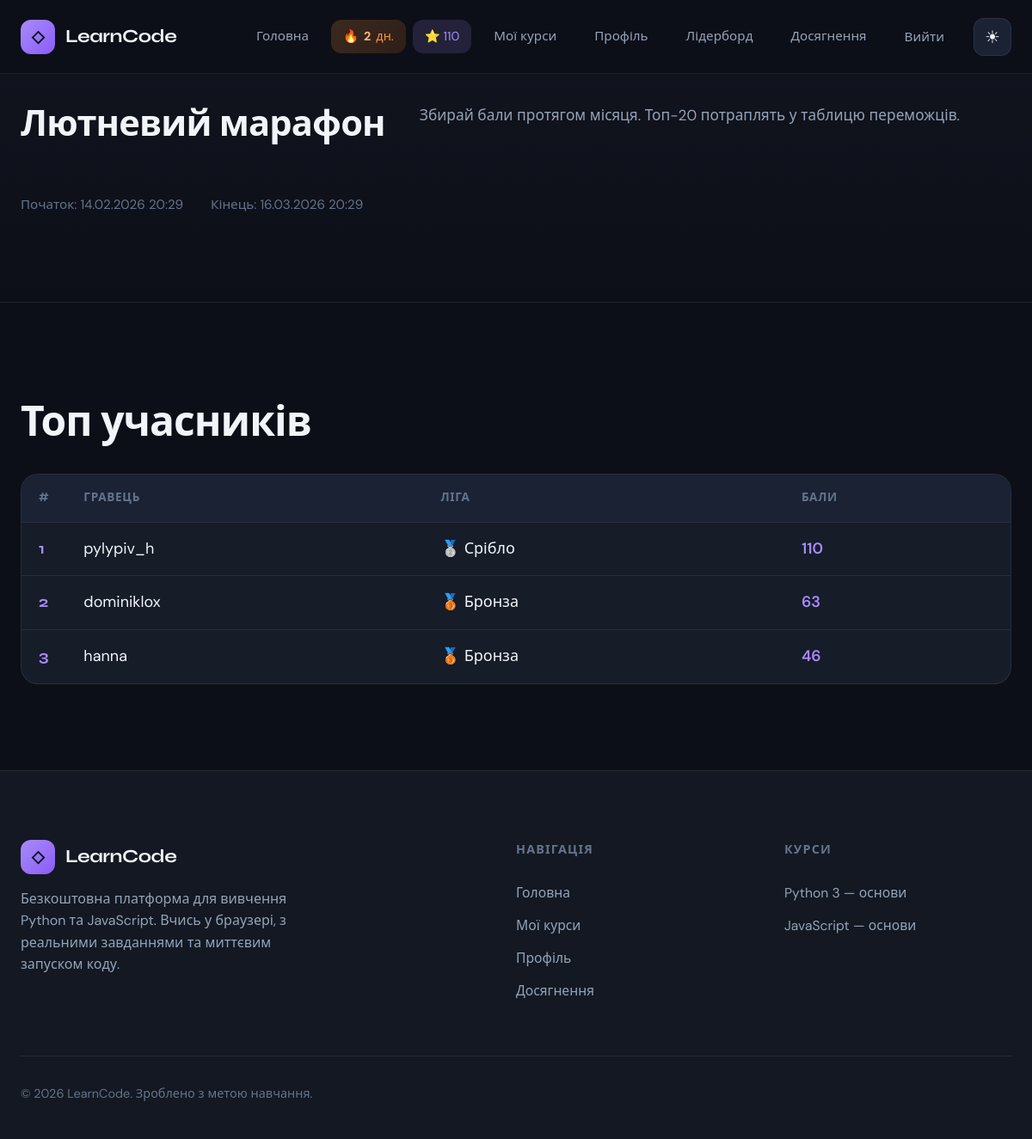
The page /competition/feb-marathon/ (signed in) on the database its author committed.
### courses/models.py (models this page shows, shortened)
class Competition(models.Model):
    name = models.CharField('Назва', max_length=200)
    slug = models.SlugField(unique=True)
    description = models.TextField('Опис', blank=True)
    start_at = models.DateTimeField('Початок')
    end_at = models.DateTimeField('Кінець')
    is_active = models.BooleanField('Активне', default=True)
    created_at = models.DateTimeField(auto_now_add=True)
    class Meta:
        verbose_name = 'Змагання'
        verbose_name_plural = 'Змагання'

class GameProfile(models.Model):
    session_key = models.CharField('Сесія', max_length=40, unique=True, null=True, blank=True)
    user = models.OneToOneField(
        User, on_delete=models.CASCADE, null=True, blank=True, related_name='game_profile'
    )
    avatar = models.ImageField('Фото', upload_to=avatar_upload_to, null=True, blank=True)
    points = models.PositiveIntegerField('Бали', default=0)
    streak_days = models.PositiveIntegerField('Вогник (дні поспіль)', default=0)
    last_activity_date = models.DateField('Остання активність', null=True, blank=True)
    league = models.ForeignKey(
        League, on_delete=models.SET_NULL, null=True, blank=True, related_name='profiles'
    )
    created_at = models.DateTimeField(auto_now_add=True)
    updated_at = models.DateTimeField(auto_now=True)
    class Meta:
        verbose_name = 'Ігровий профіль'
        verbose_name_plural = 'Ігрові профілі'

class League(models.Model):
    name = models.CharField('Назва', max_length=100)
    slug = models.SlugField(unique=True)
    min_points = models.PositiveIntegerField('Мін. балів', default=0)
    icon = models.CharField('Іконка', max_length=20, default='🥉')
    color = models.CharField('Колір', max_length=7, default='#cd7f32')
    order = models.PositiveIntegerField('Порядок', default=0)
    class Meta:
        ordering = ['order', 'min_points']
        verbose_name = 'Ліга'
        verbose_name_plural = 'Ліги'

class Course(models.Model):
    LANG_CHOICES = [
        ('python', 'Python'),
        ('javascript', 'JavaScript'),
    ]
    title = models.CharField('Назва', max_length=200)
    slug = models.SlugField(unique=True)
    language = models.CharField('Мова', max_length=20, choices=LANG_CHOICES)
    short_description = models.CharField('Короткий опис', max_length=300)
    description = models.TextField('Опис')
    duration_hours = models.PositiveIntegerField('Тривалість (год)', default=24)
    level = models.CharField('Рівень', max_length=50, default='Початковий')
    order = models.PositiveIntegerField('Порядок', default=0)
    icon = models.CharField('Іконка/емодзі', max_length=10, default='🐍')
    color = models.CharField('Колір (hex)', max_length=7, default='#3776ab')  # Python blue / JS yellow
    is_published = models.BooleanField('Опубліковано', default=True)
    created_at = models.DateTimeField(auto_now_add=True)
    class Meta:
        ordering = ['order', 'title']
        verbose_name = 'Курс'
        verbose_name_plural = 'Курси'

### courses/views.py (the view)
# urls.py: path('competition/<slug:slug>/', views.competition_detail, name='competition_detail'),
@login_required
def competition_detail(request, slug):
    comp = get_object_or_404(Competition, slug=slug)
    top = get_leaderboard(30)  # у межах змагання можна фільтрувати по даті; для простоти — глобальний топ
    return render(request, 'courses/competition_detail.html', {'competition': comp, 'leaderboard': top})

### courses/context_processors.py (called while the page is built)
def courses_list(request):
    return {
        'courses_list': Course.objects.filter(is_published=True).order_by('order')[:5],
    }

def user_profile(request):
    if not request.user.is_authenticated:
        return {'user_streak': 0, 'user_points': 0}
    try:
        profile = GameProfile.objects.get(user=request.user)
        return {'user_streak': profile.streak_days, 'user_points': profile.points}
    except GameProfile.DoesNotExist:
        return {'user_streak': 0, 'user_points': 0}

### courses/services.py (called while the page is built)
def get_leaderboard(limit=20):
    return (
        GameProfile.objects.filter(points__gt=0)
        .select_related('league')
        .order_by('-points')[:limit]
    )

### templates/courses/competition_detail.html (shortened to what this page needs)
{% extends 'base.html' %}
{% block content %}
<section class="page-hero">
  <div class="container">
    <h1>{{ competition.name }}</h1>
    <p class="page-hero-desc">{{ competition.description|default:"" }}</p>
    <div class="page-hero-stats">
      <span>Початок: {{ competition.start_at|date:"d.m.Y H:i" }}</span>
      <span>Кінець: {{ competition.end_at|date:"d.m.Y H:i" }}</span>
    </div>
  </div>
</section>
<section class="section">
  <div class="container">
    <h2 class="section-title">Топ учасників</h2>
    <div class="leaderboard-table reveal">
      <table>
        <thead>
          <tr>
            <th>#</th>
            <th>Гравець</th>
            <th>Ліга</th>
            <th>Бали</th>
          </tr>
        </thead>
        <tbody>
          {% for p in leaderboard %}
          <tr>
            <td class="rank">{{ forloop.counter }}</td>
            <td>{% if p.user %}{{ p.user.username }}{% else %}Учень #{{ p.session_key|slice:":8" }}{% endif %}</td>
            <td>{% if p.league %}{{ p.league.icon }} {{ p.league.name }}{% else %}—{% endif %}</td>
            <td class="points">{{ p.points }}</td>
          </tr>
          {% empty %}
          <tr><td colspan="4">Поки немає учасників.</td></tr>
          {% endfor %}
        </tbody>
      </table>
    </div>
  </div>
</section>
{% endblock %}

### templates/base.html (shortened to what this page needs)
{% load static %}
<!DOCTYPE html>
<html lang="uk" data-theme="dark">
<head>
  <link rel="stylesheet" href="{% static 'css/main.css' %}">
</head>
<body>
  <header class="site-header" id="site-header">
    <div class="container header-inner">
      <a href="{% url 'home' %}" class="logo">
        <span class="logo-icon">◇</span>
        <span class="logo-text">LearnCode</span>
      </a>
      <nav class="nav" id="nav">
        <a href="{% url 'home' %}">Головна</a>
        {% if user.is_authenticated %}
        <span class="header-streak" title="Вогник: дні навчання поспіль">🔥 <strong>{{ user_streak }}</strong> дн.</span>
        <span class="header-points" title="Нараховані бали">⭐ {{ user_points }}</span>
        <a href="{% url 'course_list' %}">Мої курси</a>
        <a href="{% url 'dashboard' %}">Профіль</a>
        <a href="{% url 'leaderboard' %}">Лідерборд</a>
        <a href="{% url 'achievements_list' %}">Досягнення</a>
        <form method="post" action="{% url 'logout' %}" class="nav-logout-form">
          <button type="submit" class="nav-logout-btn">Вийти</button>
        </form>
        {% else %}
        <a href="{% url 'login' %}">Увійти</a>
        <a href="{% url 'register' %}">Реєстрація</a>
        {% endif %}
        <button type="button" class="theme-toggle" id="theme-toggle" aria-label="Світлий режим">
          <span class="theme-icon theme-icon-sun" aria-hidden="true">☀</span>
        </button>
      </nav>
    </div>
  </header>
  <main class="main-content">
    {% block content %}{% endblock %}
  </main>
  <footer class="site-footer">
    <div class="container">
      <div class="footer-grid">
        <div class="footer-brand">
          <a href="{% url 'home' %}" class="logo">
            <span class="logo-icon">◇</span>
            <span class="logo-text">LearnCode</span>
          </a>
          <p>Безкоштовна платформа для вивчення Python та JavaScript. Вчись у браузері, з реальними завданнями та миттєвим запуском коду.</p>
        </div>
        <div class="footer-col">
          <h4>Навігація</h4>
          <ul>
            <li><a href="{% url 'home' %}">Головна</a></li>
            {% if user.is_authenticated %}
            <li><a href="{% url 'course_list' %}">Мої курси</a></li>
            <li><a href="{% url 'dashboard' %}">Профіль</a></li>
            <li><a href="{% url 'achievements_list' %}">Досягнення</a></li>
            {% else %}
            <li><a href="{% url 'login' %}">Увійти</a></li>
            <li><a href="{% url 'register' %}">Реєстрація</a></li>
            {% endif %}
          </ul>
        </div>
        <div class="footer-col">
          <h4>Курси</h4>
          <ul>
            {% for c in courses_list %}
            <li><a href="{% if user.is_authenticated %}{% url 'course_detail' slug=c.slug %}{% else %}{% url 'register' %}{% endif %}">{{ c.title }}</a></li>
            {% empty %}
            <li><a href="{% url 'home' %}#courses">Python та JavaScript</a></li>
            {% endfor %}
          </ul>
        </div>
      </div>
      <div class="footer-bottom">
        <p class="footer-copy">© 2026 LearnCode. Зроблено з метою навчання.</p>
      </div>
    </div>
  </footer>
</body>
</html>

### rows shown on the page
Competition: name "Лютневий марафон", description "Збирай бали протягом місяця. Топ-20 потраплять у таблицю переможців.", start_at "14.02.2026 20:29", end_at "16.03.2026 20:29"
GameProfile: user.username "pylypiv_h", league.icon "🥈", league.name "Срібло", points "110"
GameProfile: user.username "dominiklox", league.icon "🥉", league.name "Бронза", points "63"
GameProfile: user.username "hanna", league.icon "🥉", league.name "Бронза", points "46"
Course: title "Python 3 — основи"
Course: title "JavaScript — основи"

### other values the page prints
{{ user_streak }} "2"
{{ user_points }} "110"
